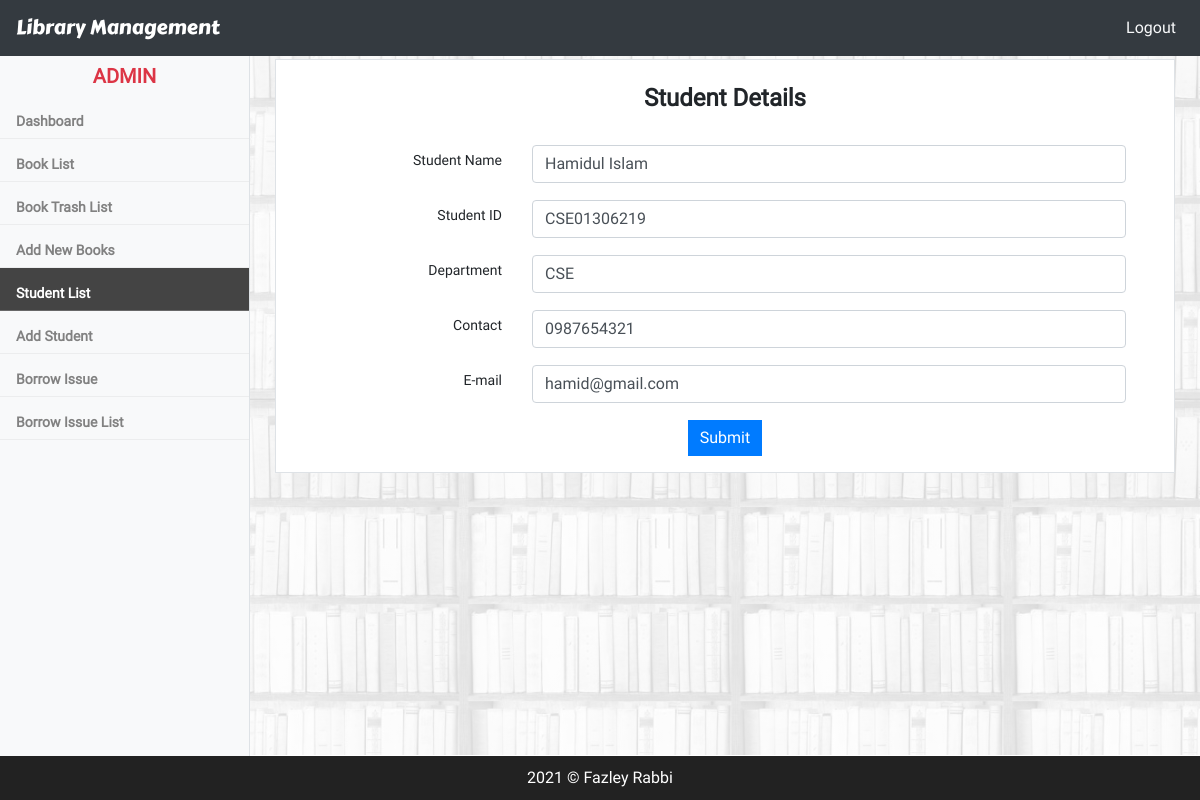
/editStudentDetails.php?activePage=editStudentDetails&&id=1 (signed in), run on the app's committed database.
### tables this page shows
CREATE TABLE `student` (
  `id` bigint(20) NOT NULL AUTO_INCREMENT,
  `name` varchar(240) DEFAULT NULL,
  `contact` varchar(240) DEFAULT NULL,
  `email` varchar(240) DEFAULT NULL,
  `student_id` varchar(240) DEFAULT NULL,
  `department` varchar(100) DEFAULT NULL,
  `created_at` datetime DEFAULT NULL,
  `updated_at` timestamp NULL DEFAULT CURRENT_TIMESTAMP,
  `active_status` int(11) NOT NULL DEFAULT '1' COMMENT '0=not active,1=active',
  PRIMARY KEY (`id`)
);

### editStudentDetails.php (the view, shortened to what this page needs)
<?php include 'includes/headlink.php';?>
<body>
<?php include 'includes/sidebar.php';?>
<?php include 'includes/navbar.php';?>
    <div class="main_section">
        <div class="container">
            <div class="row">
                <form class="d-block mx-auto border col-12 mt-1 mb-5 pl-5 pr-5 m-height200" action="action/manageStudentAction.php" method="post">
                    <h4 class="d-block text-center p-4 font-weight-bold">Student Details</h4>
                    <?php
                       $id = $_GET['id'];
                       $query = "SELECT * from student where id = $id";
                       $row = $conn->query($query);
                       if ($row->num_rows > 0 ) {
                           while($data = $row->fetch_array()) {
                            $student_name = $data['name'];
                            $student_id = $data['student_id'];
                            $department = $data['department'];
                            $contact = $data['contact'];
                            $email = $data['email'];
                        }
                     }
                    ?>
                    <div class="form-group row">
                        <label class="col-md-3 col-form-label-sm text-right">Student Name</label>
                        <div class="col-md-9">
                            <input type="text" name="student_name" class="form-control" placeholder="Enter Student Name" value="<?=$student_name?>" required>
                        </div>
                    </div>
                    <div class="form-group row">
                        <label class="col-md-3 col-form-label-sm text-right">Student ID</label>
                        <div class="col-md-9">
                            <input type="text" name="student_id" class="form-control" placeholder="Enter Student ID" value="<?=$student_id?>" required>
                        </div>
                    </div>
                    <div class="form-group row">
                        <label class="col-md-3 col-form-label-sm text-right">Department</label>
                        <div class="col-md-9">
                            <input type="text" name="dept" value="<?=$department?>" class="form-control" placeholder="Enter Department Name" required>
                        </div>
                    </div>
                    <div class="form-group row">
                        <label class="col-md-3 col-form-label-sm text-right">Contact</label>
                        <div class="col-md-9">
                            <input type="text" name="contact" value="<?=$contact?>" class="form-control" placeholder="Enter Contact Number" required>
                        </div>
                    </div>
                    <div class="form-group row">
                        <label class="col-md-3 col-form-label-sm text-right">E-mail</label>
                        <div class="col-md-9">
                            <input type="email" name="email" value="<?=$email?>" class="form-control" placeholder="Enter E-mail" required>
                        </div>
                    </div>
                    <div class="form-group row">
                        <div class="col-md-12 text-center">
                            <button type="submit" name="update" class="btn btn-primary">Submit</button>
                        </div>
                    </div>
                </form>
            </div>
        </div>
    </div>
<?php include 'includes/footer_link.php';?>
</body>
<html>

### assets/css/style.css (style rules this page uses)
.container { width: 900px; }
table,form { background: #fff; }
body { font-family: "Roboto", sans-serif; }
button { border:0 !important; border-radius: 0 !important; }
.main_section { margin-top: 55px; margin-bottom: 20px; margin-left: 250px; font-size: 15px; padding: 0px 25px; background-size: cover; background-attachment: fixed; background-position: top; background-image: linear-gradient(rgba(255,255,255,0.85), rgba(255,255,255,0.85)) ,url(../../images/bookshelf3.jpg); min-height: 700px; background-repeat: no-repeat; }
.m-height200 { min-height: 200px; }

### data on the page
student: student_name "Hamidul Islam", student_id "CSE01306219", dept "CSE", contact "0987654321", email "hamid@gmail.com"

### other printed values
$_SESSION['user'] "ADMIN"
